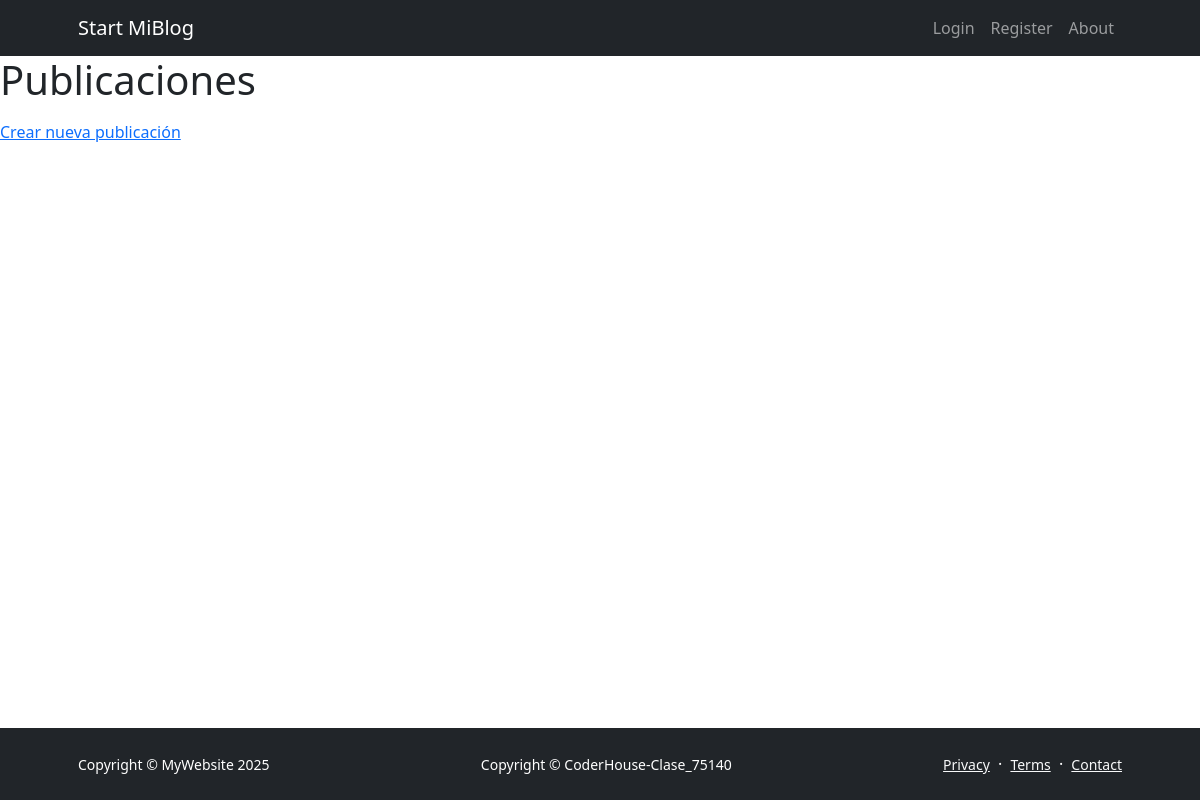
Page /post/post/list/ on the earlier database version.
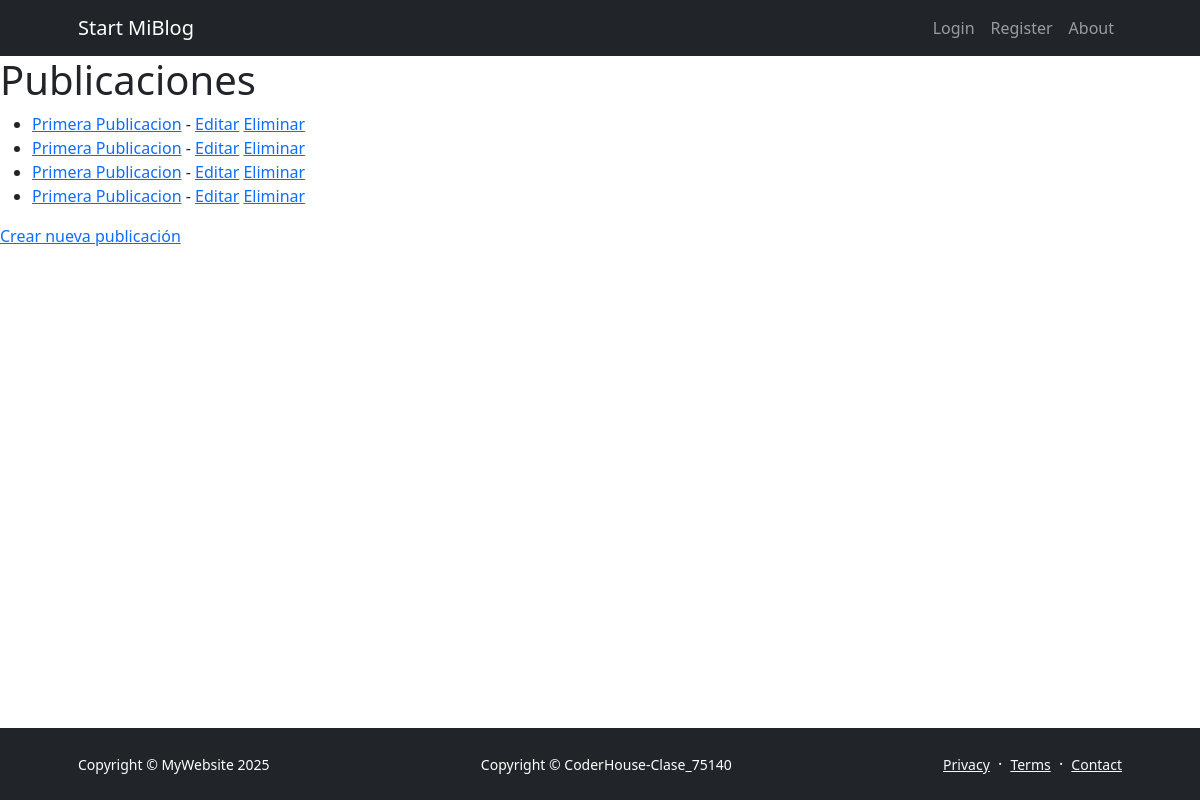
Same page on the later database version.
### post/models.py (models this page shows, shortened)
class Post(models.Model):
    title = models.CharField(max_length=200)
    content = models.TextField()
    created_at = models.DateTimeField(auto_now_add=True)
    updated_at = models.DateTimeField(auto_now=True)

### post/views.py (the view)
# urls.py: path('post/list/', views.post_list, name='post_list'),
def post_list(request):
    posts = models.Post.objects.all()
    return render(request, 'post/post_list.html', {'posts': posts})

### post/templates/post/post_list.html
{% extends "myapp/base.html" %}
{%block content %}
  <h1>Publicaciones</h1>
    <ul>
        {% for post in posts %}
        <li>
            <a href="{% url 'post:post_detail' post.id %}">{{ post.title }}</a> - {{ post.published_date }} <a href="{% url 'post:post_update' post.id %}">Editar</a> <a href="{% url 'post:post_delete' post.id %}">Eliminar</a>
        </li>
        {% endfor %}
    </ul>
    <a href="{% url 'post:post_create' %}">Crear nueva publicación</a>
{% endblock %}

### myapp/templates/myapp/base.html (shortened to what this page needs)
{% load static %}
<!DOCTYPE html>
<html lang="es">
    <head>
        <link href="https://cdn.jsdelivr.net/npm/bootstrap-icons@1.5.0/font/bootstrap-icons.css" rel="stylesheet" />
        <link href="{% static 'myapp/css/styles.css' %}" rel="stylesheet" />
    </head>
    <body class="d-flex flex-column h-100">
        <main class="flex-shrink-0">
            {% include "componentes/nav.html" %}
            {% block content %}
            {% endblock content %}
        </main>
        {% include "componentes/footer.html" %}
    </body>
</html>

### myapp/templates/componentes/nav.html (shortened to what this page needs)
<nav class="navbar navbar-expand-lg navbar-dark bg-dark">
                <div class="container px-5">
                    <a class="navbar-brand" href="{% url 'myapp:index' %}">Start MiBlog</a>
                    <div class="collapse navbar-collapse" id="navbarSupportedContent">
                        <ul class="navbar-nav ms-auto mb-2 mb-lg-0">
                        {% if user.is_authenticated %}
                            <li class="nav-item"><a class="nav-link" href="{% url 'myapp:index' %}">Home</a></li>
                            <li class="nav-item"><a class="nav-link" href="{% url 'myapp:about' %}">About</a></li>
                            <li class="nav-item"><a class="nav-link" href="https://www.linkedin.com/in/ivan-gimenez-91208a314">Contact</a></li>
                            <li class="nav-item"><a class="nav-link" href="{% url 'myapp:profile' %}">Profile</a></li>
                            <form method="post" action="{% url 'myapp:logout' %}">
                            {% csrf_token %}
                            <button type="submit" class="nav-link">Cerrar sesion</button>
                            </form>
                            {% else %}
                            <li class="nav-item"><a class="nav-link" href="{% url 'myapp:login' %}">Login</a></li>
                            <li class="nav-item"><a class="nav-link" href="{% url 'myapp:register' %}">Register</a></li>
                            <li class="nav-item"><a class="nav-link" href="{% url 'myapp:about' %}">About</a></li>
                            {% endif %}
                        </ul>
                    </div>
                </div>
            </nav>

### myapp/templates/componentes/footer.html
        <footer class="bg-dark py-4 mt-auto">
            <div class="container px-5">
                <div class="row align-items-center justify-content-between flex-column flex-sm-row">
                    <div class="col-auto"><div class="small m-0 text-white">Copyright &copy; MyWebsite 2025</div></div>
                    <div class="col-auto"><div class="small m-0 text-white">Copyright &copy; CoderHouse-Clase_75140</div></div>
                    <div class="col-auto">
                        <a class="link-light small" href="#!">Privacy</a>
                        <span class="text-white mx-1">&middot;</span>
                        <a class="link-light small" href="#!">Terms</a>
                        <span class="text-white mx-1">&middot;</span>
                        <a class="link-light small" href="https://www.instagram.com/ivanlgimenez/">Contact</a>
                    </div>
                </div>
            </div>
        </footer>

Differences in the rows shown:
added Post: title "Primera Publicacion"
added Post: title "Primera Publicacion"
added Post: title "Primera Publicacion"
added Post: title "Primera Publicacion"
